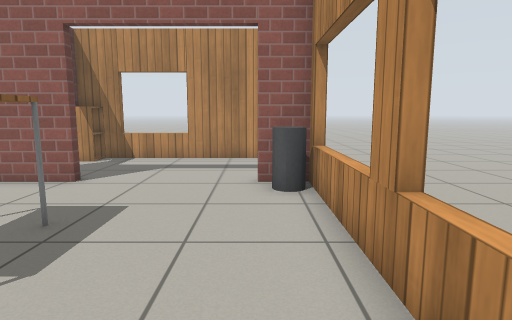
view 1 (above)

16 first-person views from a walk through a robot-simulator world made for Gazebo. The camera is 0.9 m above the floor, tilts 8° down and sees 75° across. The floor is counted in squares, 0.5 m on a side. Each view is taken from the middle of a square. On the plan, view 1 faces up. The plan holds only what a view shows up to about 17 squares ahead; the rest is blank. Simple patterns stand in for the simulator's built-in surfaces.

view 2
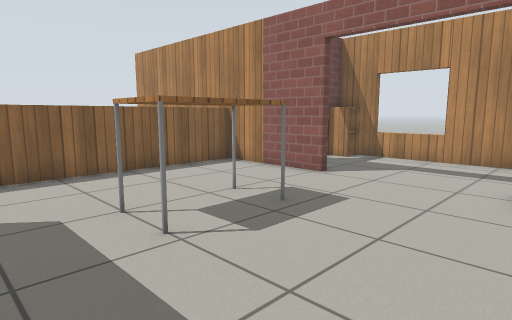

view 3
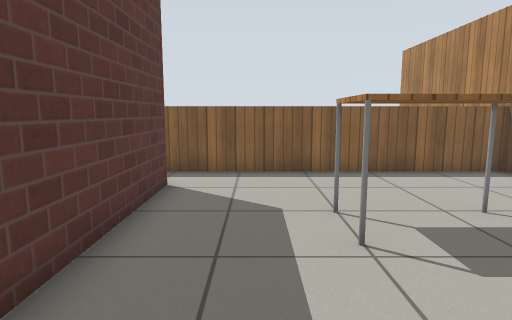

view 4
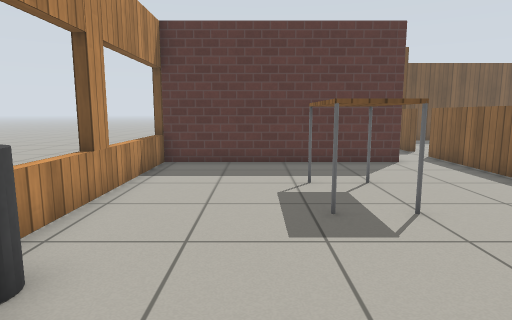

view 5
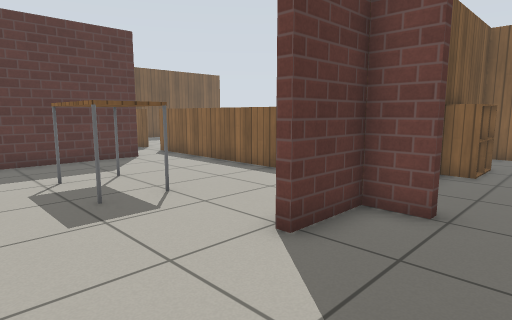

view 6
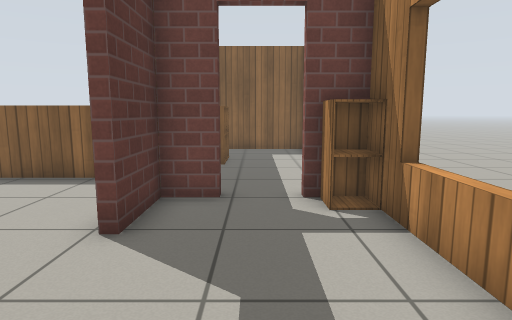

view 7
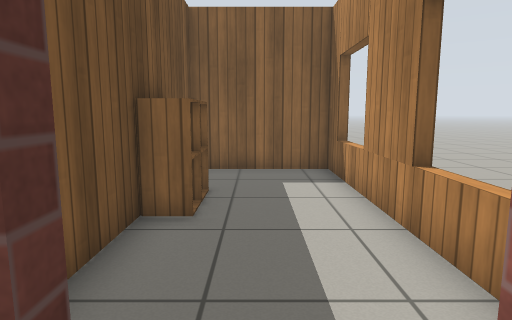

view 8
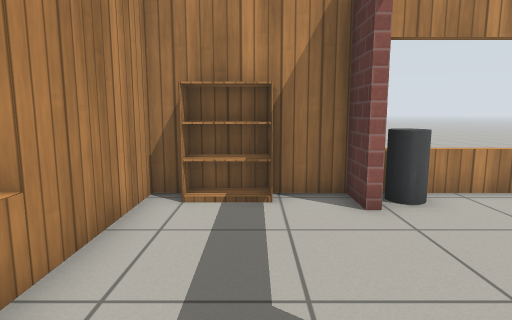

view 9
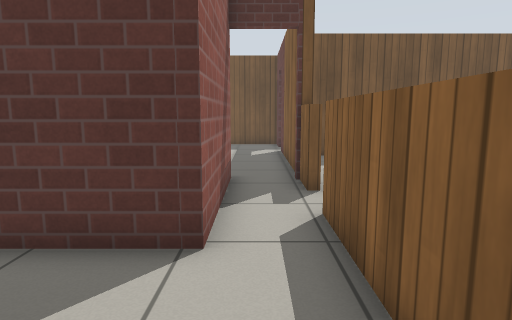

view 10
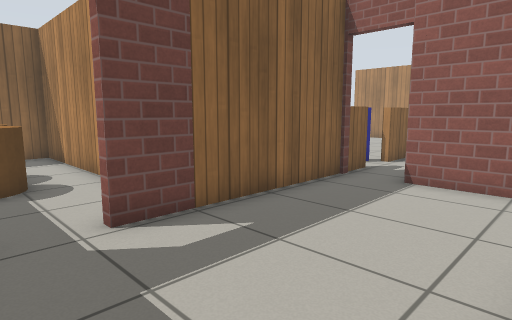

view 11
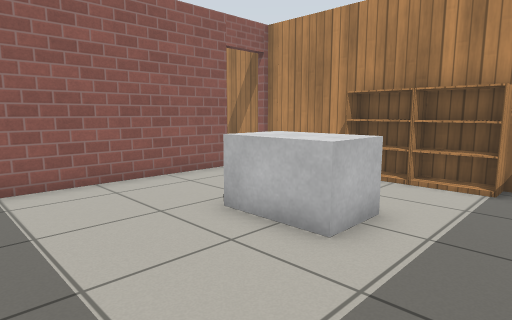

view 12
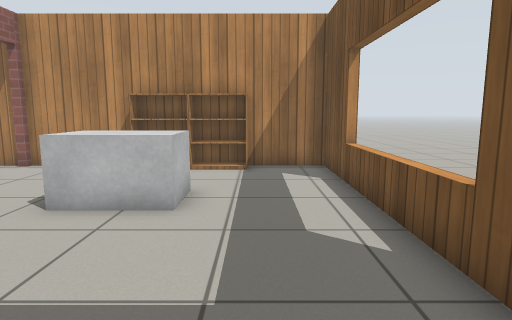

view 13
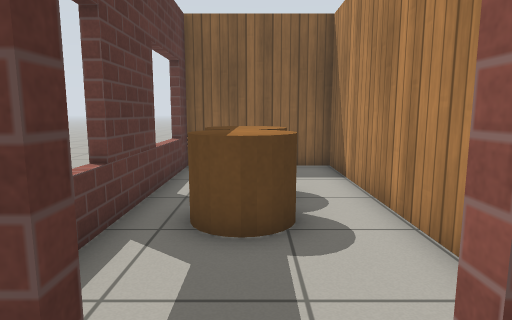

view 14
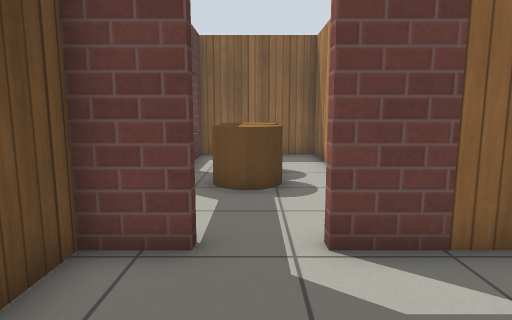

view 15
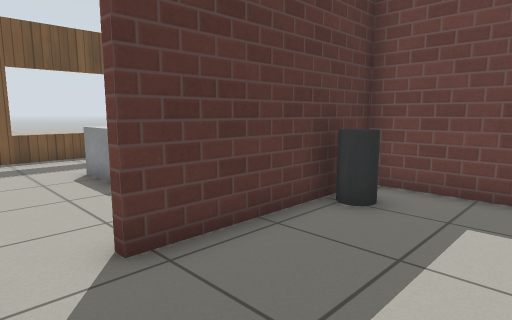

view 16
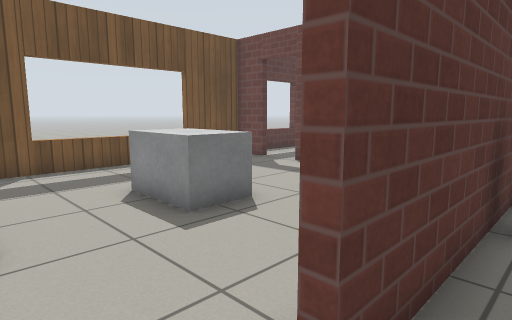

### Floor plan
Ten units are one square. View 1 is at (0, 0); x grows to the right and y downward. Boxes are objects, and circles mark ways between rooms. Rooms are numbered by the first view taken in them; rooms with no view inside come last. Other rooms are left out.
<svg viewBox="-199 -143 221 311">
<path fill="none" stroke="#000" d="M-47 -87 -91 -87M14 12 14 -87 0 -87M-92 46 -92 61M-73 63 -73 12 17 12M-92 -90 -92 29M-96 46 -92 46M-54 -138 -54 -133M-70 -125 -70 -120M0 -90 14 -90 14 -134 -55 -134M-70 -102 -70 -90 -47 -90M-6 63 -73 63M-92 147 -92 163 14 163 14 62M-92 61 -92 131M-119 114 -194 114 -194 163 -111 163M-70 29 -70 59 -6 59M14 59 14 37M-115 -90 -92 -90M-110 -138 -110 -133M-89 -134 -167 -134 -167 -90 -134 -90M-156 -138 -156 -133"/>
<rect x="-55" y="-55" width="20" height="30" fill="#bbb"><title>table</title></rect>
<rect x="5" y="-85" width="10" height="10" fill="#bbb"><title>bin</title></rect>
<rect x="-75" y="-135" width="20" height="10" fill="#bbb"><title>cabinet</title></rect>
<rect x="5" y="-125" width="10" height="20" fill="#bbb"><title>bookshelf</title></rect>
<rect x="-45" y="95" width="20" height="30" fill="#bbb"><title>grey box</title></rect>
<rect x="5" y="115" width="10" height="20" fill="#bbb"><title>bookshelf</title></rect>
<rect x="5" y="95" width="10" height="20" fill="#bbb"><title>bookshelf</title></rect>
<rect x="-165" y="135" width="20" height="20" fill="#bbb"><title>brown cylinder</title></rect>
<rect x="-145" y="135" width="20" height="20" fill="#bbb"><title>brown cylinder</title></rect>
<rect x="-55" y="45" width="10" height="10" fill="#bbb"><title>bin</title></rect>
<rect x="-135" y="-105" width="10" height="20" fill="#bbb"><title>cabinet</title></rect>
<rect x="-125" y="-105" width="10" height="20" fill="#bbb"><title>cabinet</title></rect>
<circle cx="-20" cy="-90" r="3" fill="#2a7"/>
<circle cx="-70" cy="-115" r="3" fill="#2a7"/>
<circle cx="-90" cy="135" r="3" fill="#2a7"/>
<circle cx="5" cy="60" r="3" fill="#2a7"/>
<text x="-40" y="-40">1</text>
<text x="-30" y="-120">2</text>
<text x="-40" y="110">3</text>
<text x="-140" y="130">4</text>
<text x="-30" y="30">5</text>
<text x="-120" y="-110">6</text>
</svg>
Room 1 opens to room 2. Room 2 opens to room 6. Room 3 opens to room 4. Room 3 opens to room 5.

Where each view was taken, in squares from view 1:
view 1: 0 up, 0 right, facing up
view 2: 0 up, 1 right, facing up-left
view 3: 1 up, 1 right, facing left
view 4: 11 up, 2 left, facing down
view 5: 12 up, 1 left, facing down-left
view 6: 11 up, 0 right, facing left
view 7: 11 up, 6 left, facing left
view 8: 11 up, 6 left, facing right
view 9: 3 up, 8 left, facing down
view 10: 15 down, 4 left, facing up-left
view 11: 15 down, 8 left, facing up-right
view 12: 14 down, 10 left, facing right
view 13: 14 down, 8 left, facing left
view 14: 14 down, 5 left, facing left
view 15: 2 down, 1 right, facing down-left
view 16: 5 down, 1 right, facing down-left
